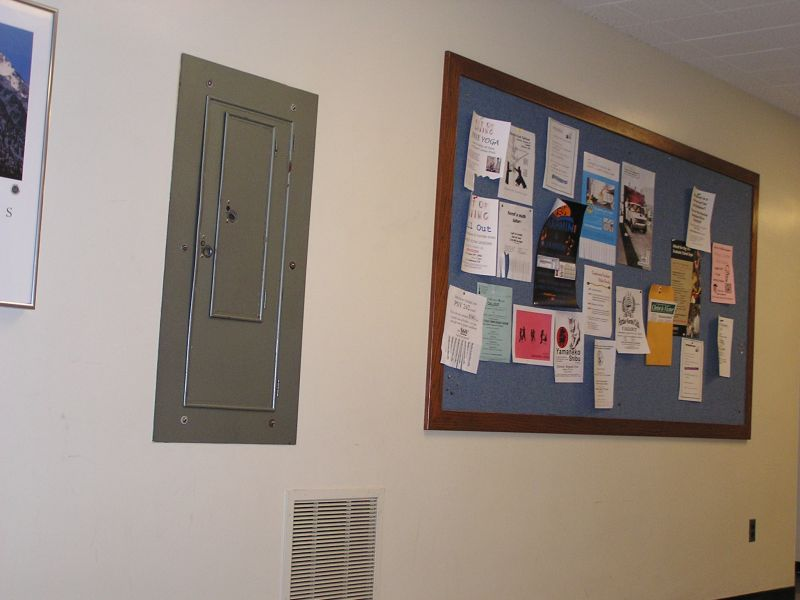
#> input picture ece-661/hw1/python/ver1/images/before.jpg, 800 x 600 px
$ python builtin.py --input-path ../../../../ece-661/hw1/python/ver1/images/before.jpg --output-path out.png
#> lines starting #> are read from the running program, lines starting #| are printed output that depends on the picture; after the words box and inside, x2 and y2 are one past the last pixel; in counts of white or black regions, pixels touching at a corner belong together
import os
import sys
import time
import argparse

import cv2

import numpy as np
#import seaborn as sns
#import matplotlib.pyplot as plt

def main():

    print('Detecting corners in image...')
    args = read_cmd_args()

    print("Displaying {}".format(args.input_path))
    input_img = cv2.imread(args.input_path)
#> input_img is the input picture: shape (600, 800, 3); mean B, G, R 125.8, 135.9, 148.6
    output_img = input_img.copy()

    gray_input_img = cv2.cvtColor(input_img, cv2.COLOR_BGR2GRAY)
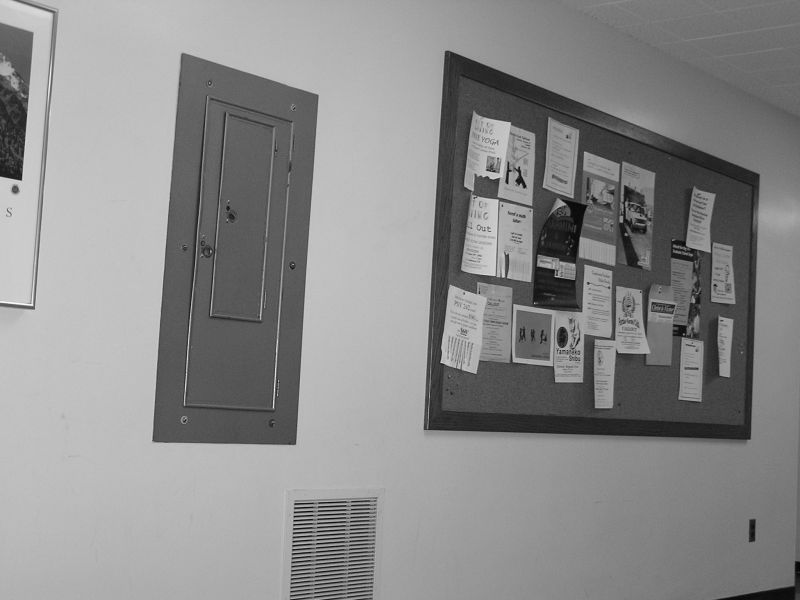
#> gray_input_img: shape (600, 800); min 2, max 253, mean 138.5
    gray_input_img_32 = np.float32(gray_input_img)

    harris_mask = cv2.cornerHarris(
        gray_input_img_32,
        blockSize=2,
        ksize=3,
        k=0.04
    )
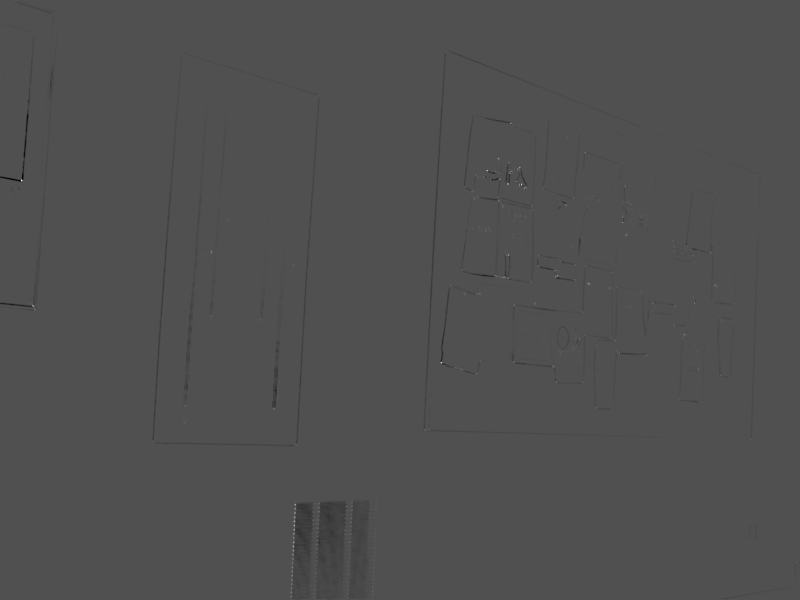
#> harris_mask: shape (600, 800) float32; min -22886034, max 49655140, mean -95173.2; drawn with min black and max white

    harris_mask = cv2.dilate(harris_mask, None)
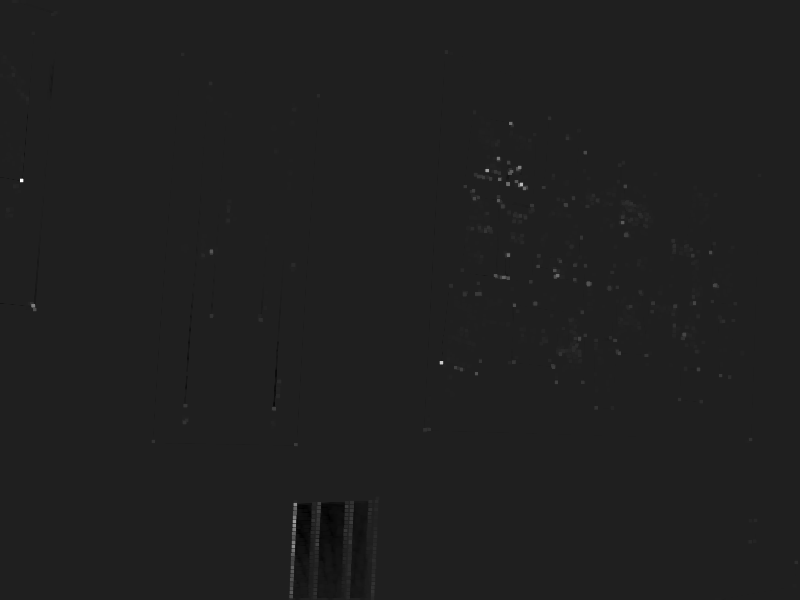
#> harris_mask: shape (600, 800) float32; min -7059918, max 49655140, mean 17796.9; drawn with min black and max white
    output_img[harris_mask > 0.01 * harris_mask.max()] = [0,0,255]
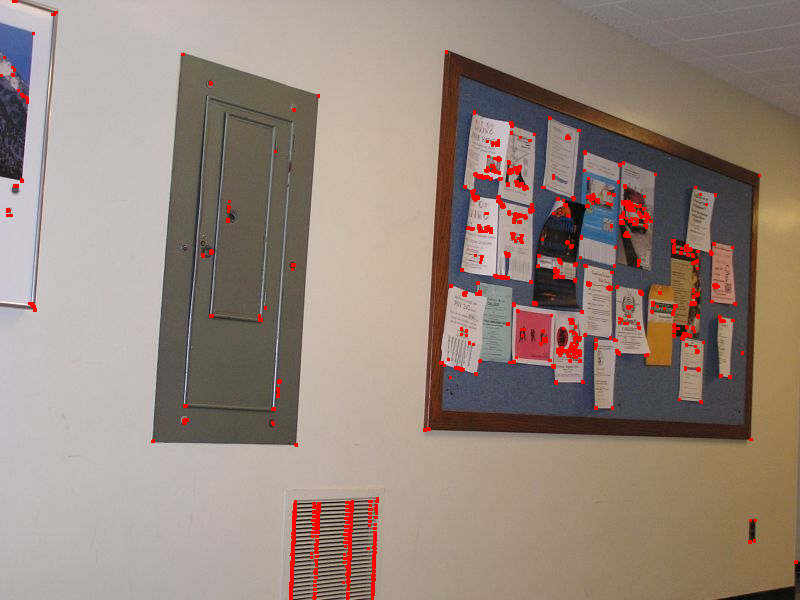
#> output_img: shape (600, 800, 3); 1.67% of pixels changed, all inside (x1, y1, x2, y2) = (0, 0, 798, 600)

    print(np.min(harris_mask))
#| -7059918.0
    print(np.max(harris_mask))
#| 49655140.0
    print(np.mean(harris_mask))
#| 17796.936
    print(np.std(harris_mask))
#| 772341.6
    print(np.percentile(harris_mask, 99))
#| 1232623.75

    show_results(gray_input_img, output_img)

def show_results(input_img, output_img):
    cv2.imshow("Input Image", input_img)
    cv2.waitKey(0)

    cv2.imshow("Output Image", output_img)
    cv2.waitKey(0)

def read_cmd_args():

    parser = argparse.ArgumentParser()
    parser.add_argument(
        "-i", "--input-path",
        help="path to input image",
        required=True
    )
    parser.add_argument(
        "-o", "--output-path",
        help="path to output image",
        required=True
    )

    args = parser.parse_args()

    return args

if __name__ == '__main__':
    main()
